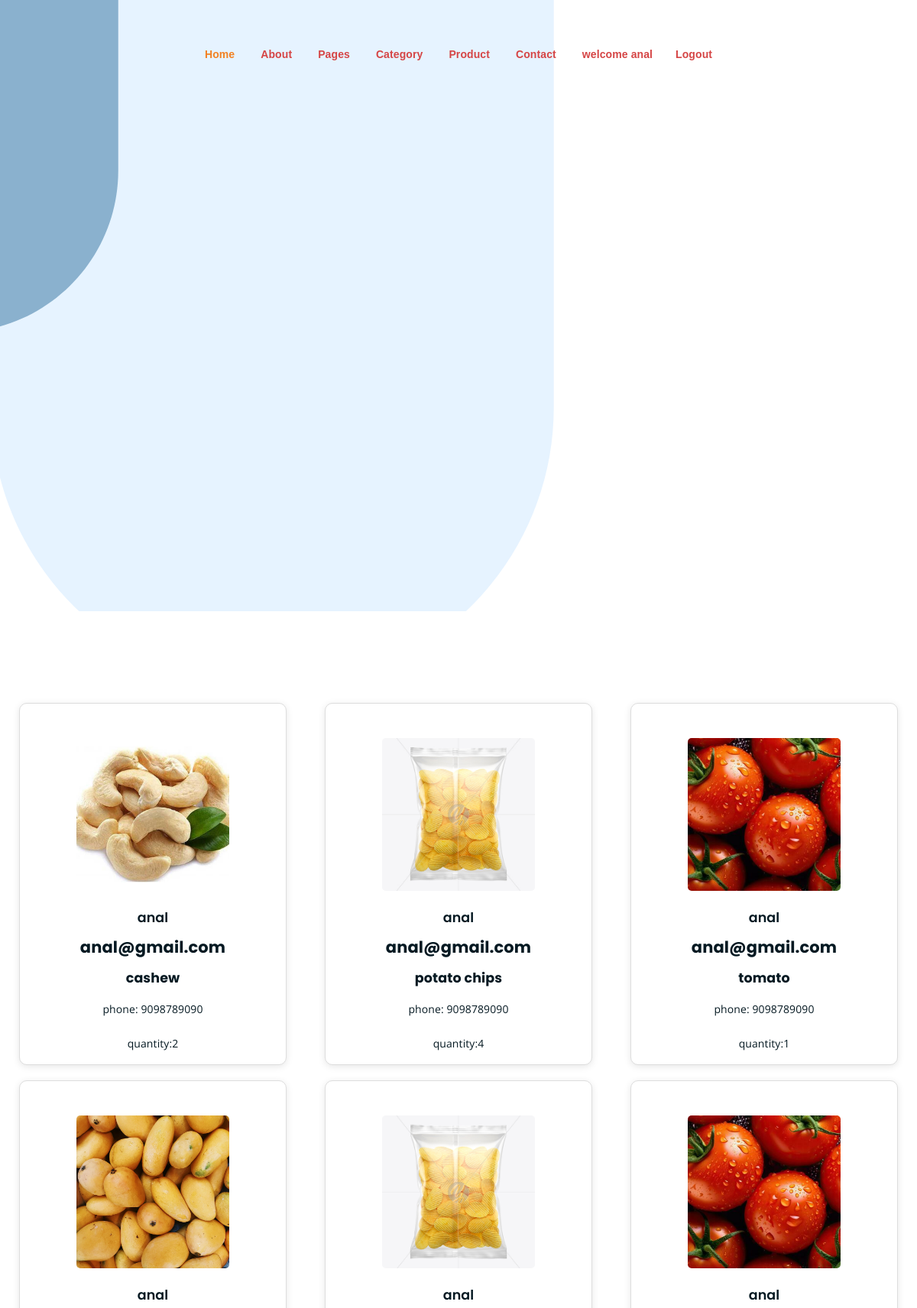
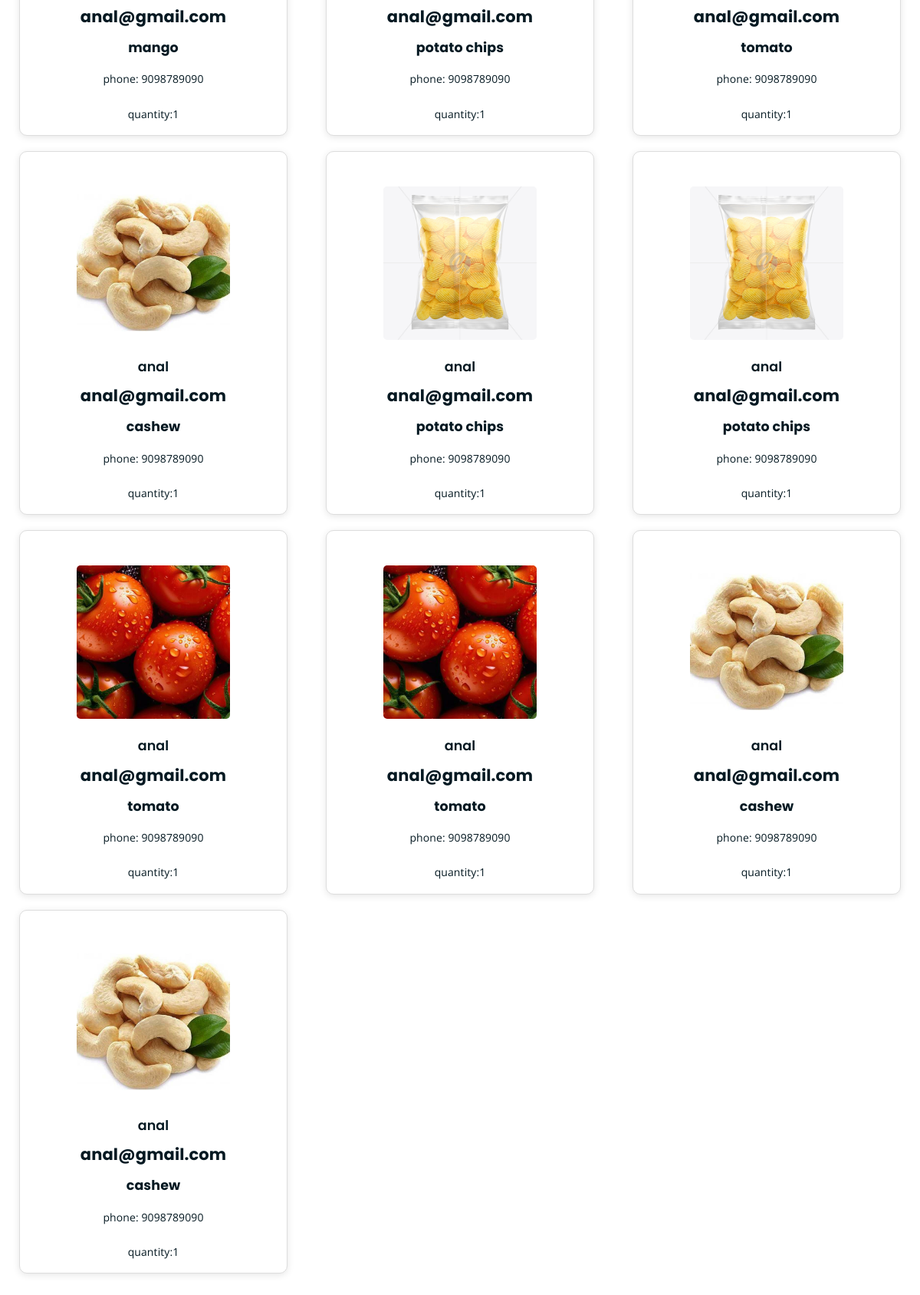
The app's page /success (signed in, upper part) with its own data (2 pictures, top to bottom).
### userapp/models.py (models this page shows)
class Checkout(models.Model):
      usercheckout = models.ForeignKey(Registration,on_delete=models.CASCADE)
      checkoutcart = models.ForeignKey(Cart,on_delete=models.CASCADE)
      address = models.CharField(max_length=20)
      city = models.CharField(max_length=20)
      country = models.CharField(max_length=20)
      postcode = models.CharField(max_length=20)

class Cart(models.Model):
      cartuser = models.ForeignKey(Registration,on_delete=models.CASCADE)
      cartproduct = models.ForeignKey(Product,on_delete=models.CASCADE)
      quantity = models.IntegerField()
      total = models.IntegerField()
      status = models.IntegerField(default=0)

class Registration(models.Model):
      username =  models.CharField(max_length=100)
      password = models.CharField(max_length=100,default='')
      email= models.EmailField(null=True)
      phone = models.CharField(max_length=100)

### adminapp/models.py (models this page shows)
class Product(models.Model):
      product = models.CharField(max_length=10,default='')
      price = models.IntegerField()
      category = models.CharField(max_length=10,default='')
      image=models.ImageField(upload_to='image',default='null.jpg')

### userapp/views.py (the view)
# urls.py: path('success', views.success, name='success'),
def success(request):
    s = request.session.get('uid')
    success = Checkout.objects.filter(usercheckout=s)
    return render (request,'success.html',{'success':success})

### userapp/templates/success.html (shortened to what this page needs)
{% extends 'user.html' %}
{% load static %}
{% block content %}
<div class="row">
	<div class="col-md-12">
	</div>
</div>
<div class="row product-lists" style="position: relative; height: 1147.4px;">
	{% for i in success %}
	<div class="col-lg-4 col-md-6 text-center strawberry" style="position: absolute; left: 0px; top: 0px;">
		<div class="single-product-item">
			<div class="product-image">
				<a href="single-product.html"><img src={{i.checkoutcart.cartproduct.image.url}} alt=""style="width: 200px; height: 200px;"></a>
			</div>
			<h3>{{i.usercheckout.username}}</h3>
			<h4>{{i.usercheckout.email}}</h4>
			<h5>{{i.checkoutcart.cartproduct.product}}</h5>
			<p> phone: {{i.usercheckout.phone}}</p>
			<p>quantity:{{i.checkoutcart.quantity}}</p>
		</div>
	</div>
	{% endfor %}
					</div>
                    {% endblock %}

### userapp/static/assets/css/main.css (style rules this page uses)
html { font-size: 14px; font-weight: 400; line-height: 28px; height: 100%; }
body { font-family: "Open Sans", sans-serif; font-weight: 400; font-size: 1rem; letter-spacing: 0.1px; line-height: 1.8; color: #051922; overflow-x: hidden; }
body img { max-width: 100%; }
a { cursor: pointer; text-decoration: none; -webkit-transition: all 0.2s ease-in-out; -o-transition: all 0.2s ease-in-out; transition: all 0.2s ease-in-out; }
h1, .h1, h2, .h2, h3, .h3, h4, .h4, h5, .h5, h6, .h6 { font-family: "Poppins", sans-serif; font-weight: 700; margin: 0 0 1.25rem 0; color: #051922; }
h3, .h3 { font-size: 2rem; font-weight: 700; line-height: 2.25rem; }
h4, .h4 { font-size: 1.5rem; font-weight: 700; line-height: 1.75rem; }
h5, .h5 { font-size: 1.25rem; font-weight: 700; line-height: 1.5rem; }
p { font-family: "Open Sans", sans-serif; font-weight: 400; font-size: 1rem; letter-spacing: 0.1px; line-height: 1.8; color: #051922; margin: 0 0 1.25rem 0; }
p:last-child { margin: 0; }
.product-image img { -webkit-transition: 0.3s; -o-transition: 0.3s; transition: 0.3s; }
.single-product-item { -webkit-transition: 0.3s; -o-transition: 0.3s; transition: 0.3s; }
html, body { height: 100%; }
.single-product-item { margin-bottom: 30px; }
.product-image { padding: 30px; padding-bottom: 0; }
.product-image img { width: 90%; border-radius: 5px; margin-bottom: 20px; }
.single-product-item h3 { font-size: 20px; font-weight: 600; margin-bottom: 10px; }
.single-product-item { -webkit-box-shadow: 0 0 20px #e4e4e4; box-shadow: 0 0 20px #e4e4e4; padding-bottom: 50px; border-radius: 5px; }

### userapp/static/assets/css/card-category.css (style rules this page uses)
.product-lists { display: flex; flex-wrap: wrap; justify-content: space-between; margin-top: 20px; gap: 20px; }
.product-lists .single-product-item { background: #fff; border: 1px solid #ddd; padding: 15px; border-radius: 10px; box-shadow: 0 2px 10px rgba(0, 0, 0, 0.1); margin-bottom: 20px; transition: transform 0.3s ease; margin-left: 10px; margin-right: 10px; }
.product-lists .product-image img { width: 100%; height: auto; max-width: 200px; max-height: 200px; object-fit: cover; margin-bottom: 10px; }
.product-lists h3 { font-size: 1.25rem; margin: 10px 0; }

### userapp/static/assets/css/contact-form.css (style rules this page uses)
body { font-family: 'Arial', sans-serif; line-height: 1.6; }
p { margin-bottom: 20px; }

### userapp/static/assets/css/cart.css (style rules this page uses)
.product-image img { max-width: 100px; height: auto; }

### userapp/static/assets/css/about.css (style rules this page uses)
.row { display: flex; justify-content: center; margin: 20px 0; }

### records on screen
Checkout: checkoutcart.cartproduct.image (picture), usercheckout.username "anal", usercheckout.email "anal@gmail.com", checkoutcart.cartproduct.product "cashew", usercheckout.phone "9098789090", checkoutcart.quantity "2"
Checkout: checkoutcart.cartproduct.image (picture), usercheckout.username "anal", usercheckout.email "anal@gmail.com", checkoutcart.cartproduct.product "potato chips", usercheckout.phone "9098789090", checkoutcart.quantity "4"
Checkout: checkoutcart.cartproduct.image (picture), usercheckout.username "anal", usercheckout.email "anal@gmail.com", checkoutcart.cartproduct.product "tomato", usercheckout.phone "9098789090", checkoutcart.quantity "1"
Checkout: checkoutcart.cartproduct.image (picture), usercheckout.username "anal", usercheckout.email "anal@gmail.com", checkoutcart.cartproduct.product "mango", usercheckout.phone "9098789090", checkoutcart.quantity "1"
Checkout: checkoutcart.cartproduct.image (picture), usercheckout.username "anal", usercheckout.email "anal@gmail.com", checkoutcart.cartproduct.product "potato chips", usercheckout.phone "9098789090", checkoutcart.quantity "1"
Checkout: checkoutcart.cartproduct.image (picture), usercheckout.username "anal", usercheckout.email "anal@gmail.com", checkoutcart.cartproduct.product "tomato", usercheckout.phone "9098789090", checkoutcart.quantity "1"
Checkout: checkoutcart.cartproduct.image (picture), usercheckout.username "anal", usercheckout.email "anal@gmail.com", checkoutcart.cartproduct.product "cashew", usercheckout.phone "9098789090", checkoutcart.quantity "1"
Checkout: checkoutcart.cartproduct.image (picture), usercheckout.username "anal", usercheckout.email "anal@gmail.com", checkoutcart.cartproduct.product "potato chips", usercheckout.phone "9098789090", checkoutcart.quantity "1"
Checkout: checkoutcart.cartproduct.image (picture), usercheckout.username "anal", usercheckout.email "anal@gmail.com", checkoutcart.cartproduct.product "potato chips", usercheckout.phone "9098789090", checkoutcart.quantity "1"
Checkout: checkoutcart.cartproduct.image (picture), usercheckout.username "anal", usercheckout.email "anal@gmail.com", checkoutcart.cartproduct.product "tomato", usercheckout.phone "9098789090", checkoutcart.quantity "1"
Checkout: checkoutcart.cartproduct.image (picture), usercheckout.username "anal", usercheckout.email "anal@gmail.com", checkoutcart.cartproduct.product "tomato", usercheckout.phone "9098789090", checkoutcart.quantity "1"
Checkout: checkoutcart.cartproduct.image (picture), usercheckout.username "anal", usercheckout.email "anal@gmail.com", checkoutcart.cartproduct.product "cashew", usercheckout.phone "9098789090", checkoutcart.quantity "1"
Checkout: checkoutcart.cartproduct.image (picture), usercheckout.username "anal", usercheckout.email "anal@gmail.com", checkoutcart.cartproduct.product "cashew", usercheckout.phone "9098789090", checkoutcart.quantity "1"

### other values on screen
{{ request.session.username }} "anal"
